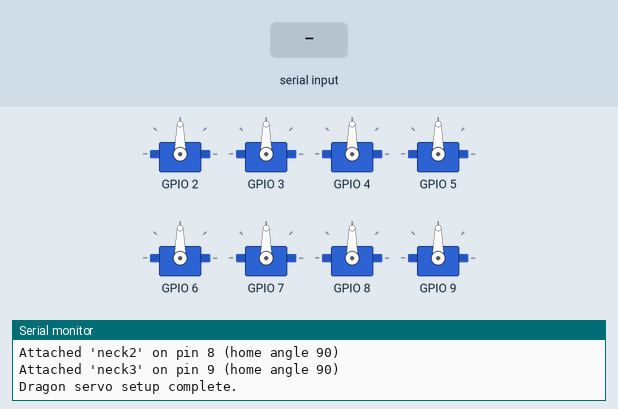
A sketch run on a simulated ESP32. On the bench: 8 × servo, the last lines printed to the serial monitor. The test bench sets the inputs (shaded band).

Above: at 1.5 s.
1.6 s: "blink\n" received over Serial
At 2.07 s:
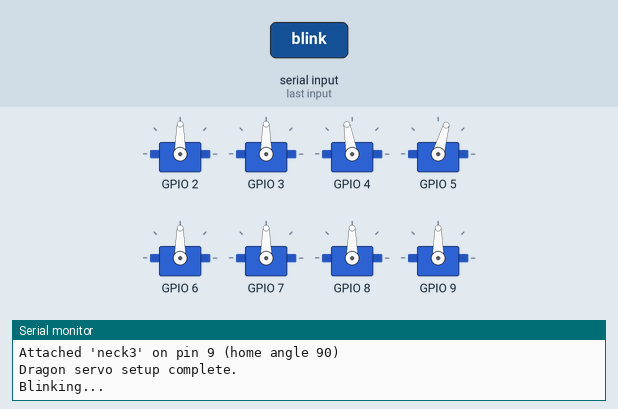
3.7 s: "ror\n" received over Serial
At 4.17 s:
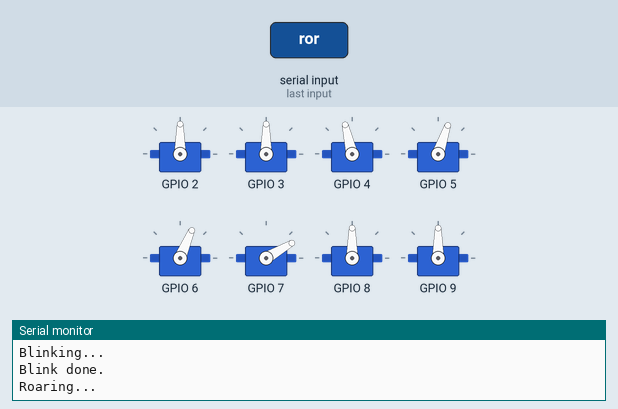
6.7 s: "ror\n" received over Serial
At 8.67 s:
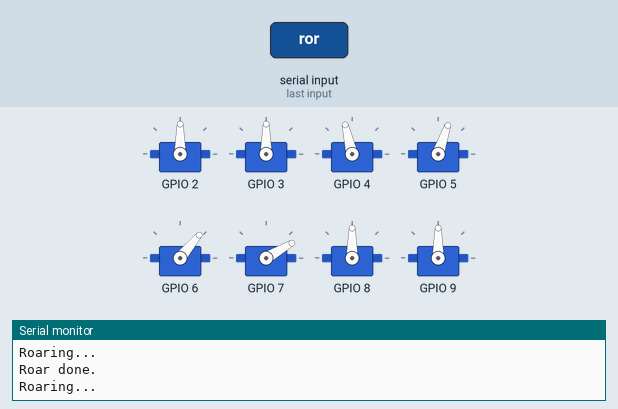
Timing chart, 0 to 13.5 s (numbered marks = the images above; inputs shaded):
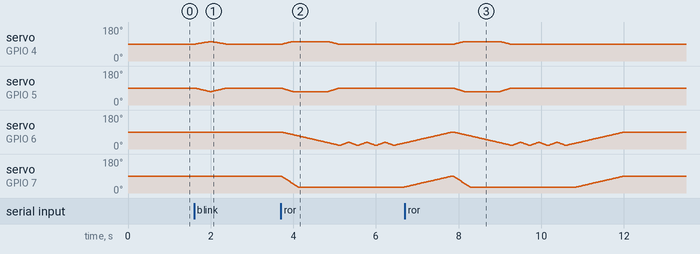

The sketch:

dragon_servos_4.ino
```cpp
#include <Servo.h>

// ============================================================
// SERVO-TO-PIN CONFIGURATION
// This is the ONLY section you should need to edit when you
// add, remove, or rewire a servo. Everything below reads from
// this list automatically.
// ============================================================

struct ServoConfig {
  const char* name;   // friendly name, used in Serial output
  uint8_t pin;         // Arduino pin the servo signal wire is on
  int homeAngle;       // resting/neutral angle (0-180)
  int minAngle;         // safe minimum angle for this servo
  int maxAngle;         // safe maximum angle for this servo
};

// Add/remove/edit rows here. Order doesn't matter.
ServoConfig servoConfigs[] = {
  { "eyeLeft",     2, 90,  60, 120 },
  { "eyeRight",    3, 90,  60, 120 },
  { "eyelidLeft",  4, 90,  60, 120 },
  { "eyelidRight", 5, 90,  60, 120 },
  { "jaw",         6, 90,  15, 120 },
  { "neck1",       7, 90,  30, 150 },
  { "neck2",       8, 90,  30, 150 },
  { "neck3",       9, 90,  30, 150 },
};

const uint8_t NUM_SERVOS = sizeof(servoConfigs) / sizeof(servoConfigs[0]);

// ============================================================
// Everything below this line is generic plumbing — you
// shouldn't need to touch it just to change pins/servos.
// ============================================================

Servo servos[NUM_SERVOS];

// Look up a servo's array index by its friendly name.
// Returns -1 if not found.
int servoIndex(const char* name) {
  for (uint8_t i = 0; i < NUM_SERVOS; i++) {
    if (strcmp(servoConfigs[i].name, name) == 0) {
      return i;
    }
  }
  return -1;
}

// Move a named servo to an angle, clamped to its configured safe range.
void moveServo(const char* name, int angle) {
  int idx = servoIndex(name);
  if (idx == -1) {
    Serial.print("Unknown servo: ");
    Serial.println(name);
    return;
  }
  angle = constrain(angle, servoConfigs[idx].minAngle, servoConfigs[idx].maxAngle);
  servos[idx].write(angle);
}

void setup() {
  Serial.begin(9600);

  for (uint8_t i = 0; i < NUM_SERVOS; i++) {
    servos[i].attach(servoConfigs[i].pin);
    servos[i].write(servoConfigs[i].homeAngle);

    Serial.print("Attached '");
    Serial.print(servoConfigs[i].name);
    Serial.print("' on pin ");
    Serial.print(servoConfigs[i].pin);
    Serial.print(" (home angle ");
    Serial.print(servoConfigs[i].homeAngle);
    Serial.println(")");
  }

  Serial.println("Dragon servo setup complete.");
}

void loop() {
  handleSerialCommands();
}

// ============================================================
// Synchronized blink
// eyelidRight: 90 -> 71 -> 90
// eyelidLeft:  90 -> 103 -> 90
// Both move together, step by step, so they reach their closed
// position at the same moment. "Slightly slower than normal"
// speed is set by stepDelayMs below.
// ============================================================
void blinkEyelids() {
  const int startAngle = 90;
  const int rightClosed = 71;
  const int leftClosed = 103;
  const int stepDelayMs = 20; // higher = slower; ~15ms is "normal" servo speed, so 20ms is slightly slower

  int rightSteps = abs(startAngle - rightClosed); // 19
  int leftSteps = abs(leftClosed - startAngle);   // 13
  int steps = max(rightSteps, leftSteps);          // use the larger so both arrive together

  // Closing: startAngle -> closed
  for (int i = 0; i <= steps; i++) {
    float t = (float)i / steps; // 0.0 -> 1.0
    int rightAngle = startAngle + t * (rightClosed - startAngle);
    int leftAngle = startAngle + t * (leftClosed - startAngle);
    moveServo("eyelidRight", rightAngle);
    moveServo("eyelidLeft", leftAngle);
    delay(stepDelayMs);
  }

  // Opening: closed -> startAngle
  for (int i = 0; i <= steps; i++) {
    float t = (float)i / steps;
    int rightAngle = rightClosed + t * (startAngle - rightClosed);
    int leftAngle = leftClosed + t * (startAngle - leftClosed);
    moveServo("eyelidRight", rightAngle);
    moveServo("eyelidLeft", leftAngle);
    delay(stepDelayMs);
  }
}

// ============================================================
// Roar animation
// At the same time:
//   neck1: 90 -> 20
//   jaw:   90 -> 20
//   eyelids: full blink (90 -> closed -> 90), timed to happen
//            within the same overall duration as the neck/jaw move
// Type "ror" into the Serial Monitor to trigger it.
// ============================================================
void rorAnimation() {
  const int neckStart = 90, neckEnd = 20;
  const int jawStart = 90, jawEnd = 20;
  const int eyelidStart = 90;
  const int rightClosed = 71;
  const int leftClosed = 103;

  const int steps = 70;       // resolution of the animation (higher = smoother)
  const int stepDelayMs = 20; // same slightly-slower-than-normal pace as blink

  for (int i = 0; i <= steps; i++) {
    float t = (float)i / steps; // 0.0 -> 1.0 across the whole animation

    // Neck moves faster than the rest of the animation: it finishes
    // its travel by the 35% mark, then holds at its end angle.
    const float neckDuration = 0.35;
    int neckAngle;
    if (t <= neckDuration) {
      float neckPhase = t / neckDuration;
      neckAngle = neckStart + neckPhase * (neckEnd - neckStart);
    } else {
      neckAngle = neckEnd;
    }

    int jawAngle = jawStart + t * (jawEnd - jawStart);

    // Eyelids do a full blink within the same duration, but now with
    // an even longer hold in the middle so they stay closed longer:
    // 0.00-0.20 = closing, 0.20-0.80 = holding closed, 0.80-1.00 = opening
    const float closeEnd = 0.20;
    const float holdEnd = 0.80;
    int rightAngle, leftAngle;
    if (t <= closeEnd) {
      float phase = t / closeEnd;
      rightAngle = eyelidStart + phase * (rightClosed - eyelidStart);
      leftAngle = eyelidStart + phase * (leftClosed - eyelidStart);
    } else if (t <= holdEnd) {
      rightAngle = rightClosed;
      leftAngle = leftClosed;
    } else {
      float phase = (t - holdEnd) / (1.0 - holdEnd);
      rightAngle = rightClosed + phase * (eyelidStart - rightClosed);
      leftAngle = leftClosed + phase * (eyelidStart - leftClosed);
    }

    moveServo("neck1", neckAngle);
    moveServo("jaw", jawAngle);
    moveServo("eyelidRight", rightAngle);
    moveServo("eyelidLeft", leftAngle);

    delay(stepDelayMs);
  }

  // Jaw wobble: 20 -> 35 -> 20, three times (wider swing = more prominent)
  const int wobbleLow = 20, wobbleHigh = 35;
  const int wobbleSteps = 10;
  const int wobbleStepDelayMs = 20;

  for (int rep = 0; rep < 3; rep++) {
    // low -> high
    for (int i = 0; i <= wobbleSteps; i++) {
      float t = (float)i / wobbleSteps;
      int jawAngle = wobbleLow + t * (wobbleHigh - wobbleLow);
      moveServo("jaw", jawAngle);
      delay(wobbleStepDelayMs);
    }
    // high -> low
    for (int i = 0; i <= wobbleSteps; i++) {
      float t = (float)i / wobbleSteps;
      int jawAngle = wobbleHigh + t * (wobbleLow - wobbleHigh);
      moveServo("jaw", jawAngle);
      delay(wobbleStepDelayMs);
    }
  }

  // Return all servos to their 90-degree home position, together
  const int homeAngle = 90;
  const int returnSteps = 70;
  const int returnStepDelayMs = 20;

  int neckFrom = neckEnd;   // 20
  int jawFrom = wobbleLow;  // 20 (wobble always ends back at low)

  for (int i = 0; i <= returnSteps; i++) {
    float t = (float)i / returnSteps;
    int neckAngle = neckFrom + t * (homeAngle - neckFrom);
    int jawAngle = jawFrom + t * (homeAngle - jawFrom);
    // eyelids are already at 90 from the blink, but include them
    // so everything ends in sync and stays clamped/consistent
    moveServo("neck1", neckAngle);
    moveServo("jaw", jawAngle);
    moveServo("eyelidRight", homeAngle);
    moveServo("eyelidLeft", homeAngle);
    delay(returnStepDelayMs);
  }
}
// Type into the Serial Monitor: <servoName> <angle>
// Example:   jaw 60
// Press Enter (make sure Serial Monitor line ending is set to
// "Newline" or "Both NL & CR").
// ============================================================
void handleSerialCommands() {
  if (!Serial.available()) {
    return;
  }

  String line = Serial.readStringUntil('\n');
  line.trim();

  if (line.length() == 0) {
    return;
  }

  if (line.equalsIgnoreCase("blink")) {
    Serial.println("Blinking...");
    blinkEyelids();
    Serial.println("Blink done.");
    return;
  }

  if (line.equalsIgnoreCase("ror")) {
    Serial.println("Roaring...");
    rorAnimation();
    Serial.println("Roar done.");
    return;
  }

  int spaceIndex = line.indexOf(' ');
  if (spaceIndex == -1) {
    Serial.println("Format: <servoName> <angle>   e.g. jaw 60");
    return;
  }

  String name = line.substring(0, spaceIndex);
  String angleStr = line.substring(spaceIndex + 1);
  angleStr.trim();

  if (angleStr.length() == 0) {
    Serial.println("Format: <servoName> <angle>   e.g. jaw 60");
    return;
  }

  int angle = angleStr.toInt();

  int idx = servoIndex(name.c_str());
  if (idx == -1) {
    Serial.print("Unknown servo: ");
    Serial.println(name);
    Serial.print("Valid names: ");
    for (uint8_t i = 0; i < NUM_SERVOS; i++) {
      Serial.print(servoConfigs[i].name);
      if (i < NUM_SERVOS - 1) Serial.print(", ");
    }
    Serial.println();
    return;
  }

  moveServo(name.c_str(), angle);

  Serial.print(name);
  Serial.print(" -> ");
  Serial.print(constrain(angle, servoConfigs[idx].minAngle, servoConfigs[idx].maxAngle));
  Serial.println(" degrees");
}
```

Measured:
- after the input at 1.6 s, servo on GPIO 4: rises from 90° to 103° in 0.34 s, then falls to 90° in 0.38 s
- after the input at 3.7 s, servo on GPIO 4: rises from 90° to 103° in 0.24 s, then falls to 90° in 1.1 s
- after the input at 6.7 s, servo on GPIO 4: rises from 90° to 103° in 0.24 s, then falls to 90° in 1.1 s
